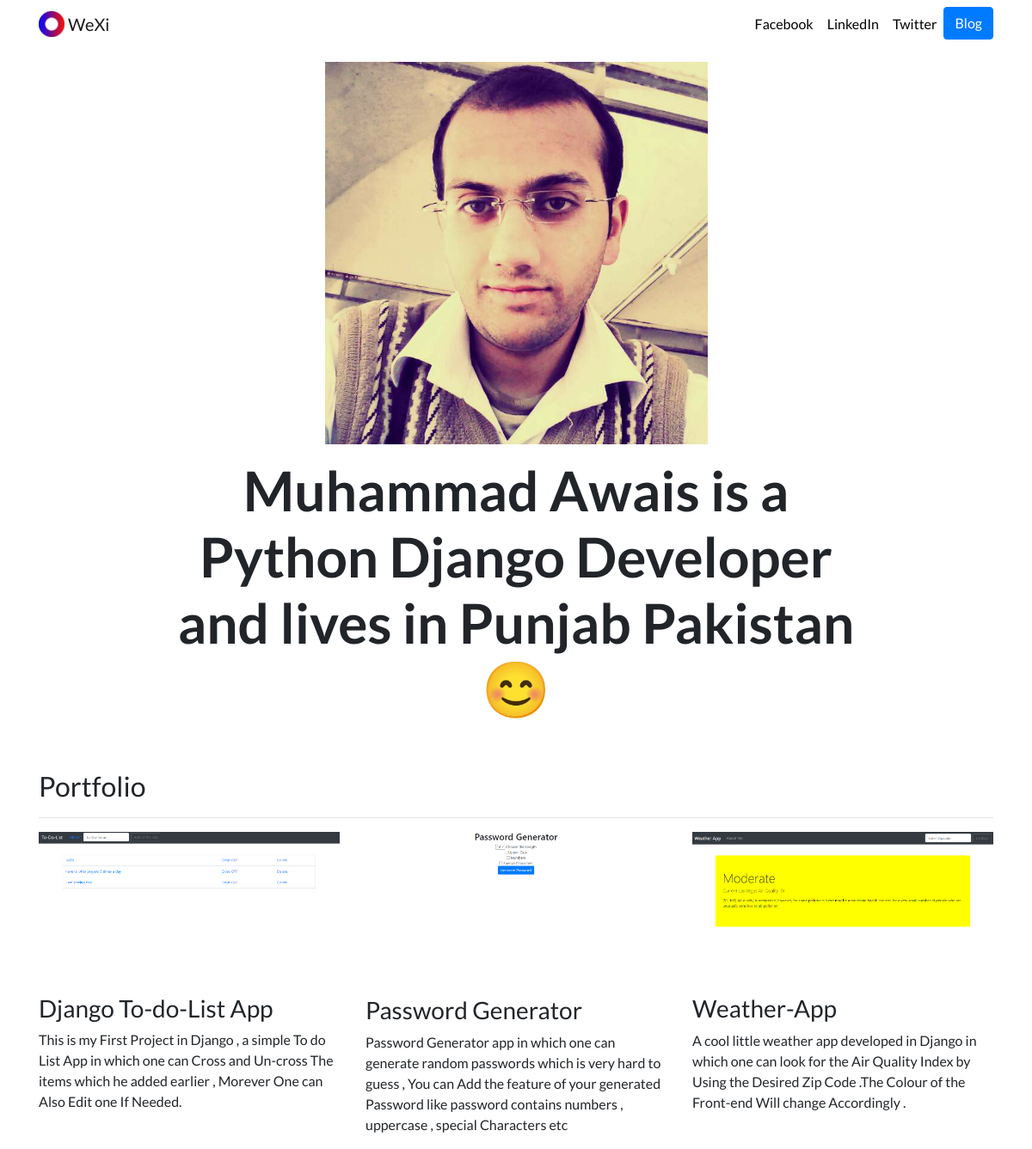
The page / on the database its author committed.
### portfolio/models.py (models this page shows, shortened)
class Project(models.Model):
    title = models.CharField(max_length=100)
    description = models.CharField(max_length=250)
    image = models.ImageField(upload_to='portfolio/images/')
    url = models.URLField(blank=True)

### portfolio/views.py (the view)
# urls.py: path('', views.home, name='home'),
def home(request):
    projects = Project.objects.all()
    return render(request,  'portfolio/home.html', {'projects':projects})

### templates/portfolio/home.html
{% extends "portfolio/base.html" %}
{% load static %}
{% block content %}
<div class="row justify-content-center my-3">
  <div class="col-5">
    <img src="{% static 'portfolio/My_Pic.jpg' %}" class="img-fluid">
  </div>
</div>
<div class="row justify-content-center mb-3">
  <div class="col-md-9 text-center">
    <h1 id="hometext" class="font-weight-bold">Muhammad Awais is a Python Django Developer and lives in Punjab Pakistan 😊</h1>
  </div>
</div>
<h2 class="mt-5">Portfolio</h2>
<hr>
<div class="row">
  {% for project in projects %}
  <div class="col-lg-4 col-md-6">
    {% if project.url %}
    <a href="{{ project.url }}">
      <img src="{{ project.image.url }}" class="img-fluid mb-2">
    </a>
    {% else %}
    <img src="{{ project.image.url }}" class="img-fluid mb-2">
    {% endif %}
    <h3>{{ project.title }}</h3>
    <p>{{ project.description }}</p>
  </div>
  {% endfor %}
</div>
{% endblock %}

### templates/portfolio/base.html (shortened to what this page needs)
{% load static %}
<!doctype html>
<html lang="en">
<head>
  <link rel="stylesheet" href="https://stackpath.bootstrapcdn.com/bootstrap/4.4.1/css/bootstrap.min.css">
  <link rel="stylesheet" href="{% static "portfolio/custom.css" %}">
</head>
<body>
  <nav id="topNav" class="navbar navbar-expand-md navbar-light">
    <div class="container">
      <a class="navbar-brand" href="{% url 'home' %}">
        <img src="{% static "portfolio/Logo.png" %}" width="30" height="30" class="d-inline-block align-top" alt="Nick's Logo">
        <span>WeXi</span>
      </a>
      <div class="collapse navbar-collapse text-center" id="navbarNav">
        <ul class="navbar-nav ml-auto">
          <li class="nav-item">
            <a class="nav-link" href="https://www.facebook.com/Wexi25">Facebook</a>
          </li>
          <li class="nav-item">
            <a class="nav-link" href="https://www.linkedin.com/authwall?trk=gf&trkInfo=AQEsWTBjL2h9CwAAAXG9b4KwLibJZu7VEqtyRVAYH4wXp-NwXQO2EhA07ZsVmbQWkq85TC16TZAN1PxFM4WbZfbTZPeFL1I-GitxeaB8XEtM_jsgj05M_mERmSWEpntmup_BPvU=&originalReferer=https://web.flow.opera.com/ext/v1/index.html&sessionRedirect=https%3A%2F%2Fwww.linkedin.com%2Fin%2Fmuhammad-awais-b09175b3" target="_blank">LinkedIn</a>
          </li>
          <li class="nav-item">
            <a class="nav-link" href="https://twitter.com/explore" target="_blank">Twitter</a>
          </li>
          <li>
            <a role="button" href="{% url 'blog:all_blogs' %}" class="btn btn-primary">Blog</a>
          </li>
        </ul>
      </div>
    </div>
  </nav>
  <div class="container">
    {% block content %}{% endblock %}
  </div>
</body>
</html>

### static/portfolio/custom.css (style rules this page uses)
.navbar-nav .nav-link { color: rgba(0,0,0,1) !important; }
body { font-family: 'Lato', sans-serif; }
@media (min-width: 992px) { #hometext { font-size: 4rem; } }

### rows shown on the page
Project: image (picture), title "Django To-do-List App", description "This is my First Project in Django , a simple To do List App in which one can Cross and Un-cross The items which he added earlier , Morever One can Also Edit one If Needed."
Project: image (picture), title "Password Generator", description "Password Generator app in which one can generate random passwords which is very hard to guess , You can Add the feature of your generated Password like password contains numbers , uppercase , special Characters etc"
Project: image (picture), title "Weather-App", description "A cool little weather app developed in Django in which one can look for the Air Quality Index by Using the Desired Zip Code .The Colour of the Front-end Will change Accordingly ."
